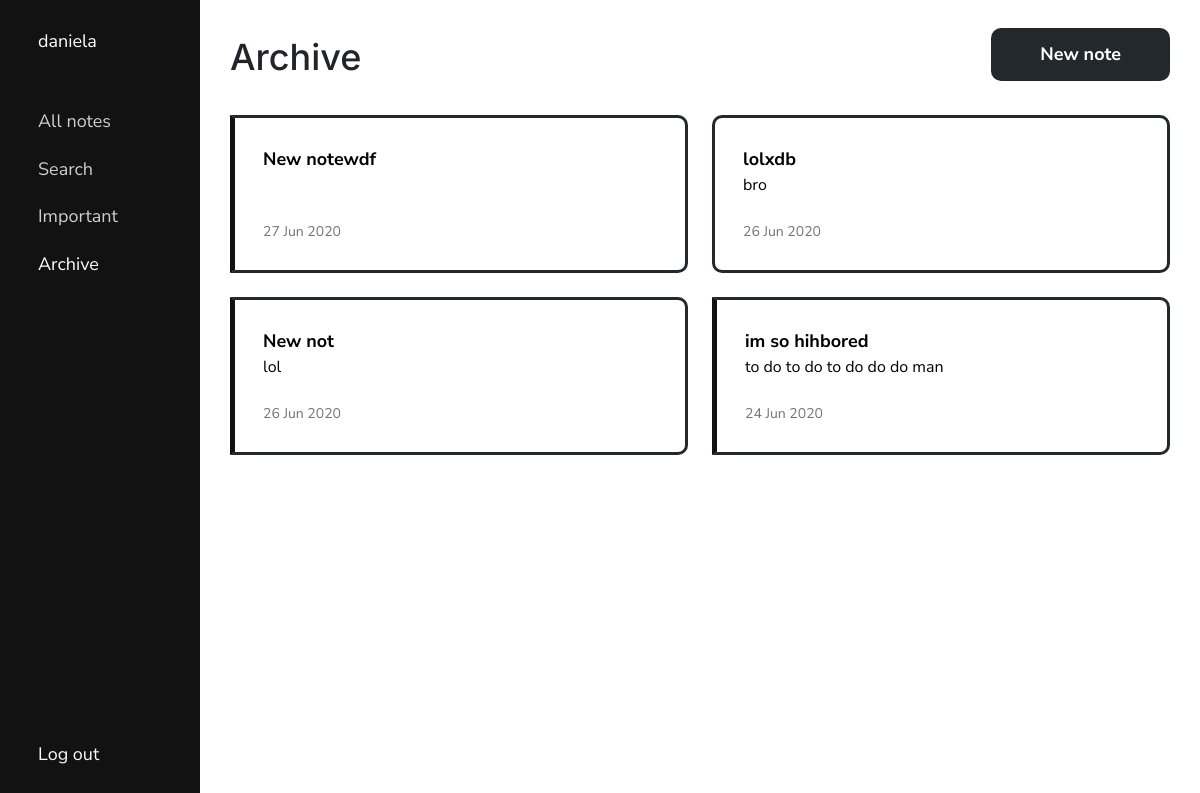
Screenshot of /archive/ (signed in) with the database file from the repository.
### notes/models.py (models this page shows, shortened)
class Note(models.Model):
    title = models.TextField(max_length=100)
    text = HTMLField(blank=True)
    date = models.DateTimeField(auto_now_add=True)
    important = models.BooleanField(default=False)
    archive = models.BooleanField(default=False)
    user = models.ForeignKey(User, on_delete=models.CASCADE)

### notes/views.py (the view)
# urls.py: path('archive/', views.showarchive, name='showarchive'),
def showarchive(request):
    archive = Note.objects.filter(user=request.user, archive=True).order_by('-date')
    active = 'archiveLink'
    return render(request, 'notes/archive.html', {'archive': archive, 'active': active})

### notes/templates/notes/archive.html (shortened to what this page needs)
{% load static %}
<!DOCTYPE html>
<html>
<head>
    <link rel="stylesheet" href="https://stackpath.bootstrapcdn.com/bootstrap/4.5.0/css/bootstrap.min.css">
    <link rel="stylesheet" type="text/css" href="{% static 'notes/style.css' %}">
    <link rel="stylesheet" type="text/css" href="{% static 'notes/notes.css' %}">
</head>
<body>
    <div class="container-fluid">
        <div class="row" id="mainRow">
            {% include "notes/navbar.html" %}
            <div class="col-sm-9 col-md-10 col-lg-10" id="content">
                <div class="container">
                    <div>
                        <h1>Archive</h1>
                        <a href="{% url 'add' %}" class="btn medium-text">New note</a>
                    </div>
                    {% if archive %}
                    <div id="notes">
                        <ul>
                            {% for note in archive %}
                            <li class="note {% if note.important %} important{% endif %}">
                                <a href="{% url 'note' note.id %}">
                                    <div class="note-info">
                                        <div class="note-content">
                                            <div class="medium-text"><b>{{ note.title }}</b></div>
                                            {% if note.text %}
                                            <div class="note-text">{{ note.text|striptags|truncatechars:150 }}</div>
                                            {% endif %}
                                        </div>
                                        <div class="date">{{ note.date|date:'d M Y' }}</div>
                                    </div>
                                </a>
                            </li>
                            {% endfor %}
                        </ul>
                    </div>
                    {% else %}
                    <div id="noNotes">
                        <p class="text-center medium-text">You don't have any archived notes.</a></p>
                    </div>
                    {% endif %}
                </div>
            </div>
        </div>
    </div>
</body>
</html>

### notes/templates/notes/navbar.html (shortened to what this page needs)
<div class="col-sm-3 col-md-2 col-lg-2" id="menu">
    <nav>
        <div id="links">
            <ul>
                <li>
                    <div id="user">
                        <span id="userInfo" class="medium-text" title='{{ user.username }}'>{{ user.username }}</span>
                    </div>
                </li>
                <li>
                    <a href="{% url 'notes' %}" id="noteLink">
                        <span class="medium-text">All notes</span>
                    </a>
                </li>
                <li>
                    <a href="{% url 'search' %}" id="searchLink">
                        <span class="medium-text">Search</span>
                    </a>
                </li>
                <li>
                    <a href="{% url 'important' %}" id="importantLink">
                        <span class="medium-text">Important</span>
                    </a>
                </li>
                <li>
                    <a href="{% url 'showarchive' %}" id="archiveLink">
                        <span class="medium-text">Archive</span>
                    </a>
                </li>
                <li>
                    <a href="#" id="logout">
                        <form action="{% url 'logoutuser' %}" method="POST">
                            <button type="submit" id="logout" title="Log out">
                                <span class="medium-text">Log out</span>
                            </button>
                        </form>
                    </a>
                </li>
            </ul>
        </div>
    </nav>
</div>

### notes/static/notes/style.css (style rules this page uses)
:root { --light-gray: #fafafa; --black: #121212; --dark-gray:#23282c; --gray: #cecece; }
html, body { height: 100%; }
body { font-family: 'Nunito Sans', sans-serif; }
h1, h2, h3 { font-family: 'Inter', sans-serif; }
h1 { font-size: 36px }
.medium-text { font-size: 18px; }
a { color: var(--black); font-weight: bold; transition: all 200ms ease-in-out; }
.btn { color: white; background-color: var(--dark-gray); font-weight: bold; border-radius: 10px; transition: all 200ms ease-in-out; }

### notes/static/notes/notes.css (style rules this page uses)
#mainRow { height: 100vh }
#menu { background-color: var(--black); color: white; padding: 28px 24px; overflow-x: hidden; position: fixed; top: 0; height: 100vh; z-index: 10; height: 100vh; transition: all 500ms ease 0s; overflow: hidden; }
nav { transition: all 500ms ease 0s; }
#user { position: absolute; top: 28px; }
button#logout { color: var(--light-gray); padding: 0; border: none; background-color: transparent; outline: none; position: absolute; bottom: 28px; }
#links { margin-top: 36px; }
#links ul { list-style-type: none; padding-left: 0 }
#links ul li { margin-bottom: 16px; }
#links a { color: var(--gray); }
#links span.medium-text { vertical-align: top; font-weight: normal; }
#links ul li:nth-child(2) { margin-top: 80px; }
h1 { margin-top: 36px; display: inline-block; }
#content { position: absolute; right: 0; }
#content a.btn { padding: 12px 48px; margin-top: 28px; float: right; }
#notes, #noNotes { margin-top: 28px; }
#notes ul { list-style-type: none; padding-left: 0; display: grid; grid-gap: 24px; grid-template-columns: repeat(auto-fill, minmax(300px,1fr)); }
.note { position: relative; padding: 28px; border-radius: 10px; border: 3px solid var(--dark-gray) }
.note.important { border-left: 5px solid var(--black); border-radius: 0 10px 10px 0; }
.note a { color: black; font-weight: normal; }
.note div { word-break: break-word; }
.note .medium-text { vertical-align: top; }
.note-info { height: 100%; display: flex; flex-direction: column; justify-content: space-between; }
.note .date { color: #737373; font-size: 14px; }
.note .note-text { margin-bottom: 24px }
@media (min-width: 1144px) { #menu { padding: 28px 28px !important; } }

### rows the page displays
Note: title "New notewdf", date "27 Jun 2020"
Note: title "lolxdb", text "bro", date "26 Jun 2020"
Note: title "New not", text "lol", date "26 Jun 2020"
Note: title "im so hihbored", text "to do to do to do do do man", date "24 Jun 2020"

### other values shown
{{ user.username }} "daniela"
